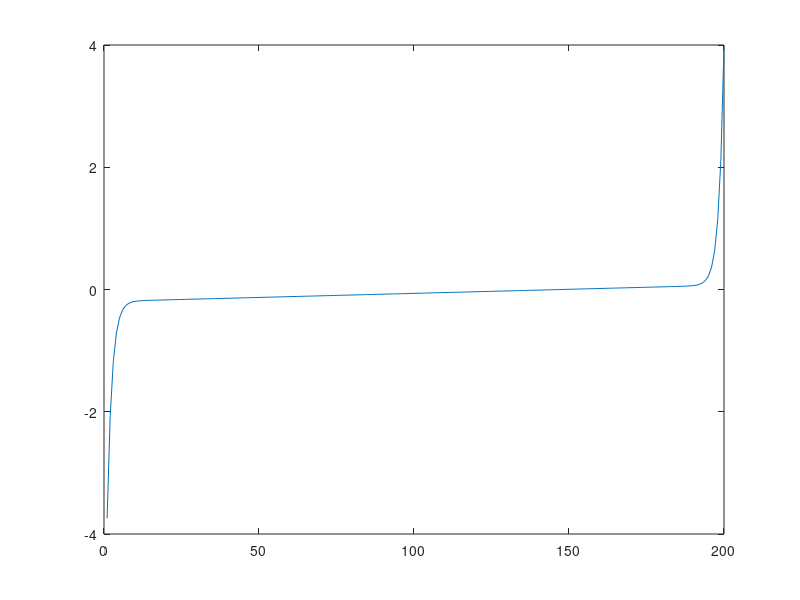
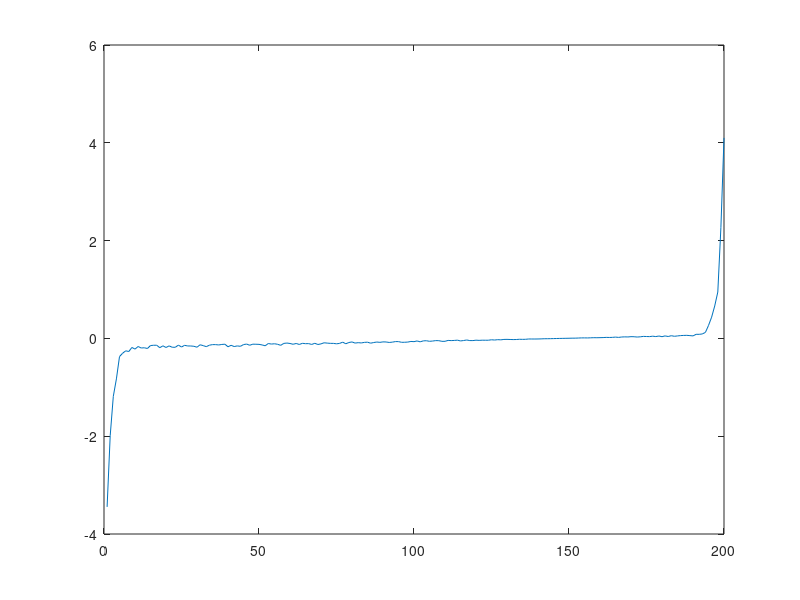
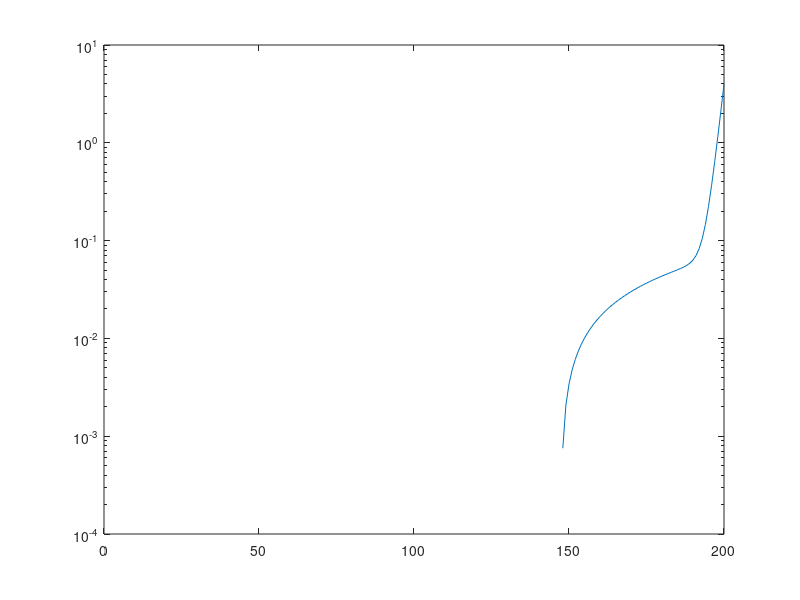
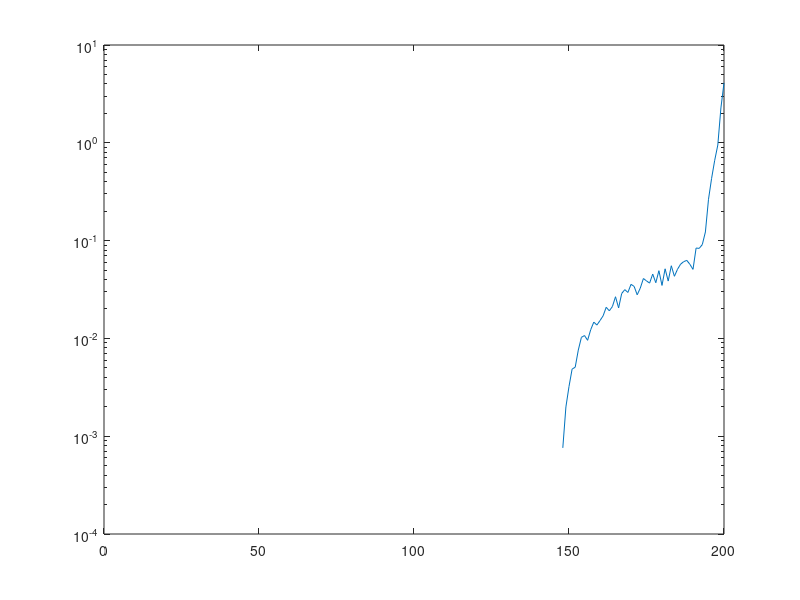

The MATLAB script that drew these images, in order: (Note: this script raises an error after producing the figures.)
%%
clear all
close all

V= linspace(-1.95,0.7,200);
Is=0.01E-12;
Ib=0.1E-12;
Vb=1.3;
Gp=0.1;
I = Is*(exp(1.2/0.025*V) -1) + Gp*V - Ib*(exp((-1.2/0.025*(V+Vb)))-1);

for i =1:length(V)
    I2(i)=I(i)+I(i)*(rand()*0.4 -0.2);
end

figure(1)
plot(I)
figure(2)
plot(I2)
figure(3)
semilogy(I)
figure(4)
semilogy(I2)
%%
p=polyfit(V,I,4);
p1=polyfit(V,I2,8);
f=polyval(p,V);
f1=polyval(p1,V);

figure(5)
plot(f)
figure(6)
plot(f1)
%%

fo = fittype('A.*(exp(1.2*x/25e-3)-1) + Gb.*x - C*(exp(1.2*(-(x+Vb))/25e-3)-1)');
Vnew=V';
Inew=I';
ff=fit(Vnew,Inew,fo);
If = ff(V);
figure(7)
plot(If);

%%
inputs = V;
targets = I;
hiddenLayerSize = 10;
net = fitnet(hiddenLayerSize);
net.divideParam.trainRatio = 70/100;
net.divideParam.valRatio = 15/100;
net.divideParam.testRatio = 15/100;
[net,tr] = train(net,inputs,targets);
outputs = net(inputs);
errors = gsubtract(outputs,targets);
performance = perform(net,targets,outputs)
view(net)
Inn = outputs;
figure(8)
plot(Inn)
